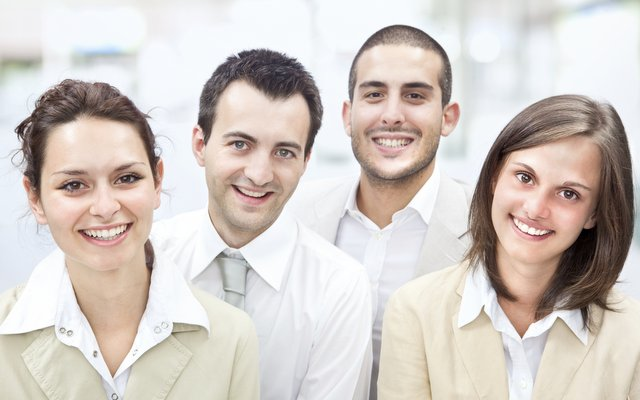
%> input picture test.JPG, 640 x 400 px
$ octave Face_detect.m   (GNU Octave 9; MATLAB toolbox functions it lacks are replaced by stand-ins)
%> lines starting %> are read from the running program, lines starting %| are printed output that depends on the picture; in (x1, y1, x2, y2) boxes, pixels count from 0 and x2, y2 are one past the last pixel; in counts of white or black regions, pixels touching at a corner belong together; the program's own positions count from 1
%read the image
A = imread('test.jpg');
%> A is the input picture: size 400x640x3 uint8; mean R, G, B 210.7, 202.2, 196.9
%Get FaceDetector Object
FaceDetector = vision.CascadeObjectDetector();
%Use Face_detector object on A get faces
bbox = step(FaceDetector, A);
%> bbox = [32 126 143 143; 196 96 133 133; 338 50 114 114; 487 142 118 118]
%Annotate these faces on the top of the image
B = insertObjectAnnotation(A, 'rectangle', bbox, 'face');
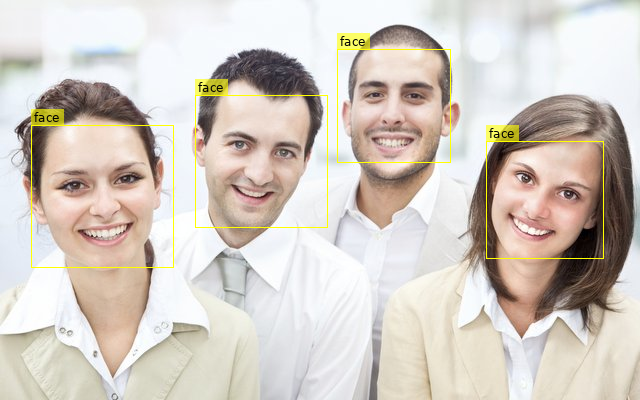
%> B: size 400x640x3 uint8; 1.61% of pixels changed, all inside (x1, y1, x2, y2) = (31, 33, 604, 268)
imshow(B), title('Detected Faces');
%display the no of facs in a string
n = size(bbox, 1);
%> n = 4
str_n = num2str(n);
%> str_n = '4'
str = strcat('Number of detected faces are ', str_n);
%> str = 'Number of detected faces are4'
disp(str);
%| Number of detected faces are4
